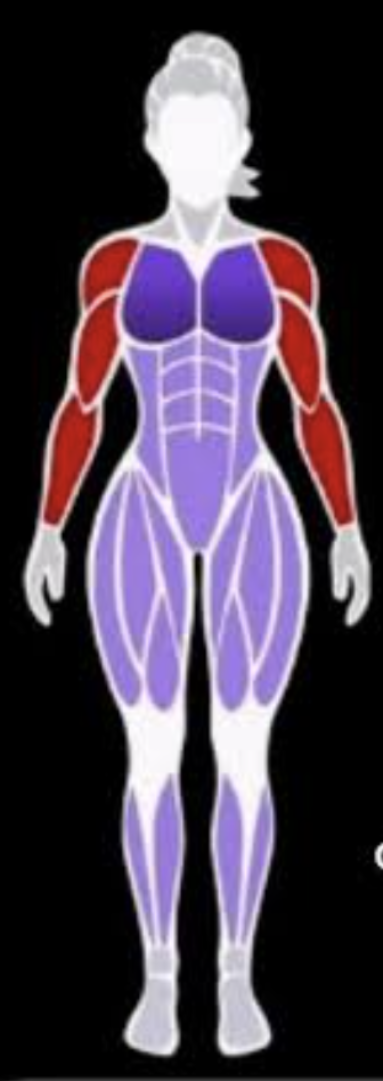
#> input picture docs/mapa-muscular/mujer/referencia.png, 383 x 1081 px
$ python ridge.py
#> lines starting #> are read from the running program, lines starting #| are printed output that depends on the picture
# Paso 3: mapa de crestas (centro de las líneas blancas) con el filtro de Sato. Las separaciones
# entre músculos se ponen sobre esas crestas.
import numpy as np, cv2
from PIL import Image
from skimage.filters import sato
im = np.array(Image.open('referencia.png').convert('RGB')).astype(float)
S = 4; H, W = im.shape[0] * S, im.shape[1] * S
#> after `H, W = (im.shape[0] * S, im.shape[1] * S)`: H = 4324; W = 1532
big = cv2.resize(im, (W, H), interpolation=cv2.INTER_CUBIC)
mx = big.max(2); mn = big.min(2); sat = (mx - mn) / np.maximum(mx, 1)
#> after `mx = big.max(2)`:
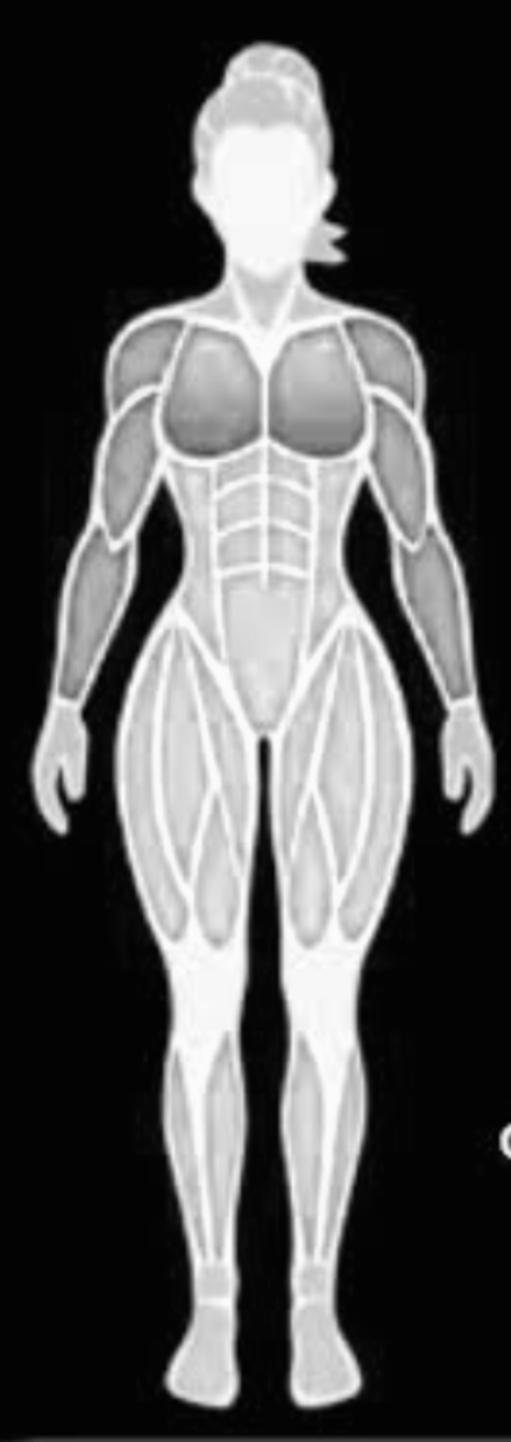
#> mx: shape (4324, 1532) float64 (shown at 1/3 size); min -3.36, max 258, mean 83.9; drawn with min black and max white
#> after `mn = big.min(2)`:
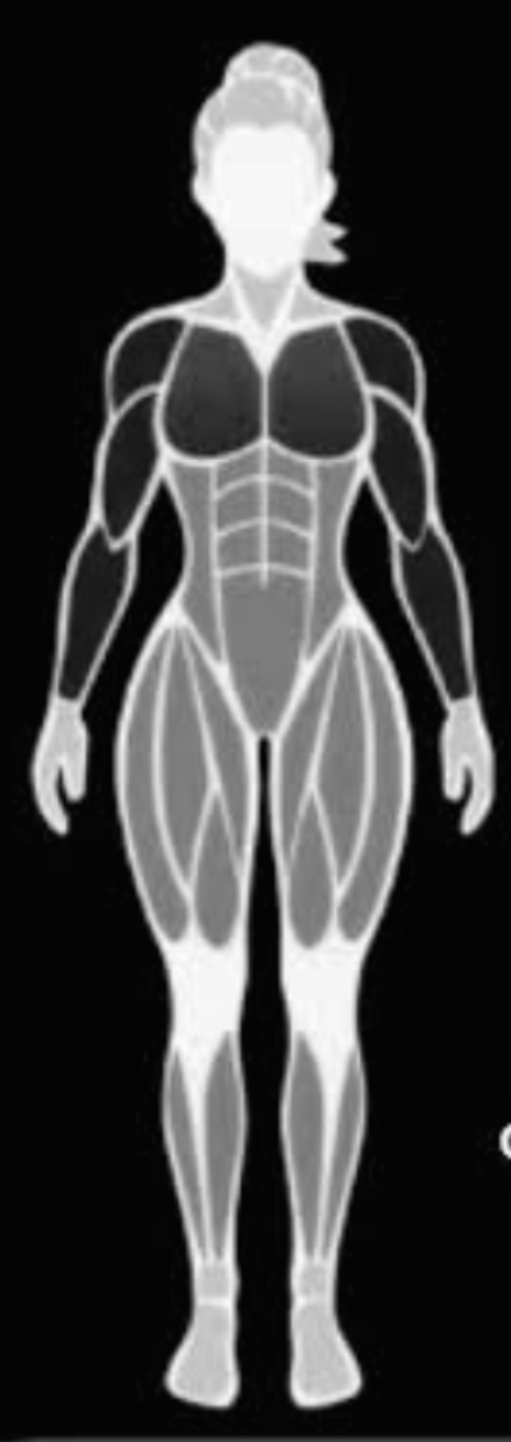
#> mn: shape (4324, 1532) float64 (shown at 1/3 size); min -4.47, max 256.2, mean 61.8; drawn with min black and max white
#> after `sat = (mx - mn) / np.maximum(mx, 1)`:
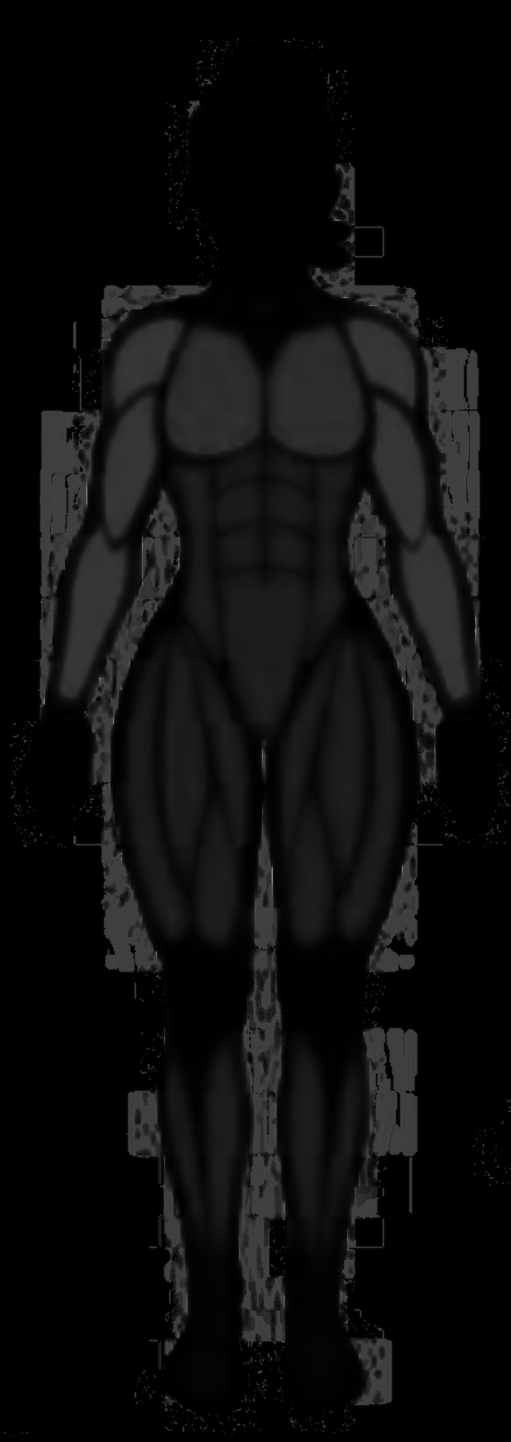
#> sat: shape (4324, 1532) float64 (shown at 1/3 size); min 0, max 3.99, mean 0.212; drawn with min black and max white
r = sato((1 - sat) * (mx / 255), sigmas=[3, 4, 6], black_ridges=False)
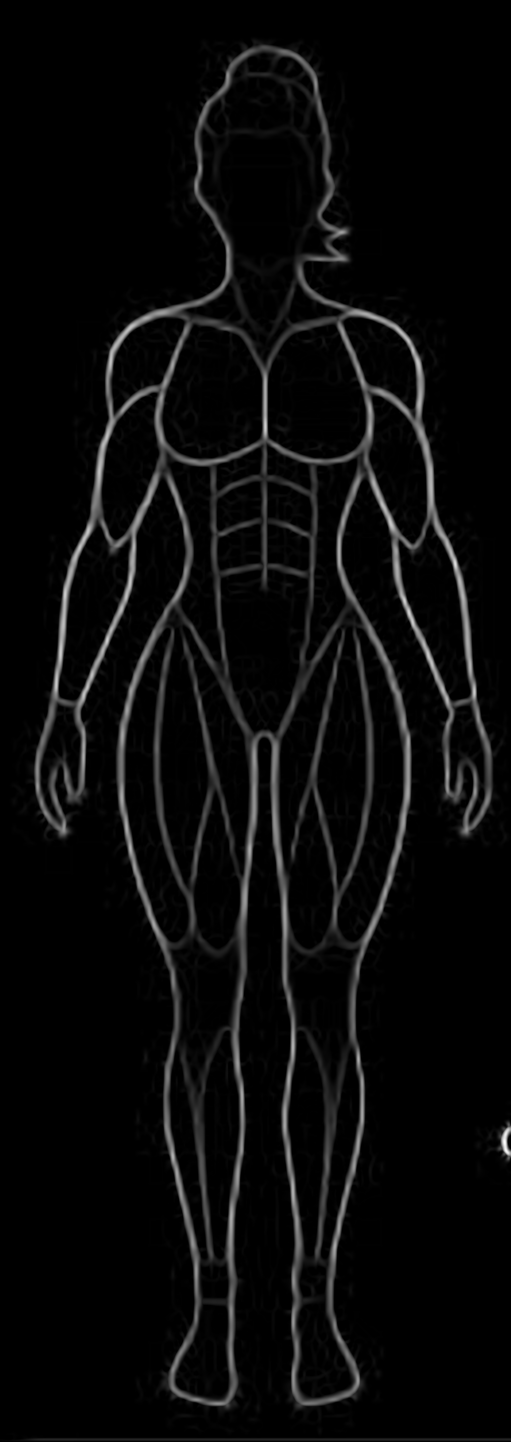
#> r: shape (4324, 1532) float64 (shown at 1/3 size); min 0, max 0.178, mean 0.00719; drawn with min black and max white
np.save('ridge.npy', (r / np.percentile(r, 99.5)).astype(np.float32))
